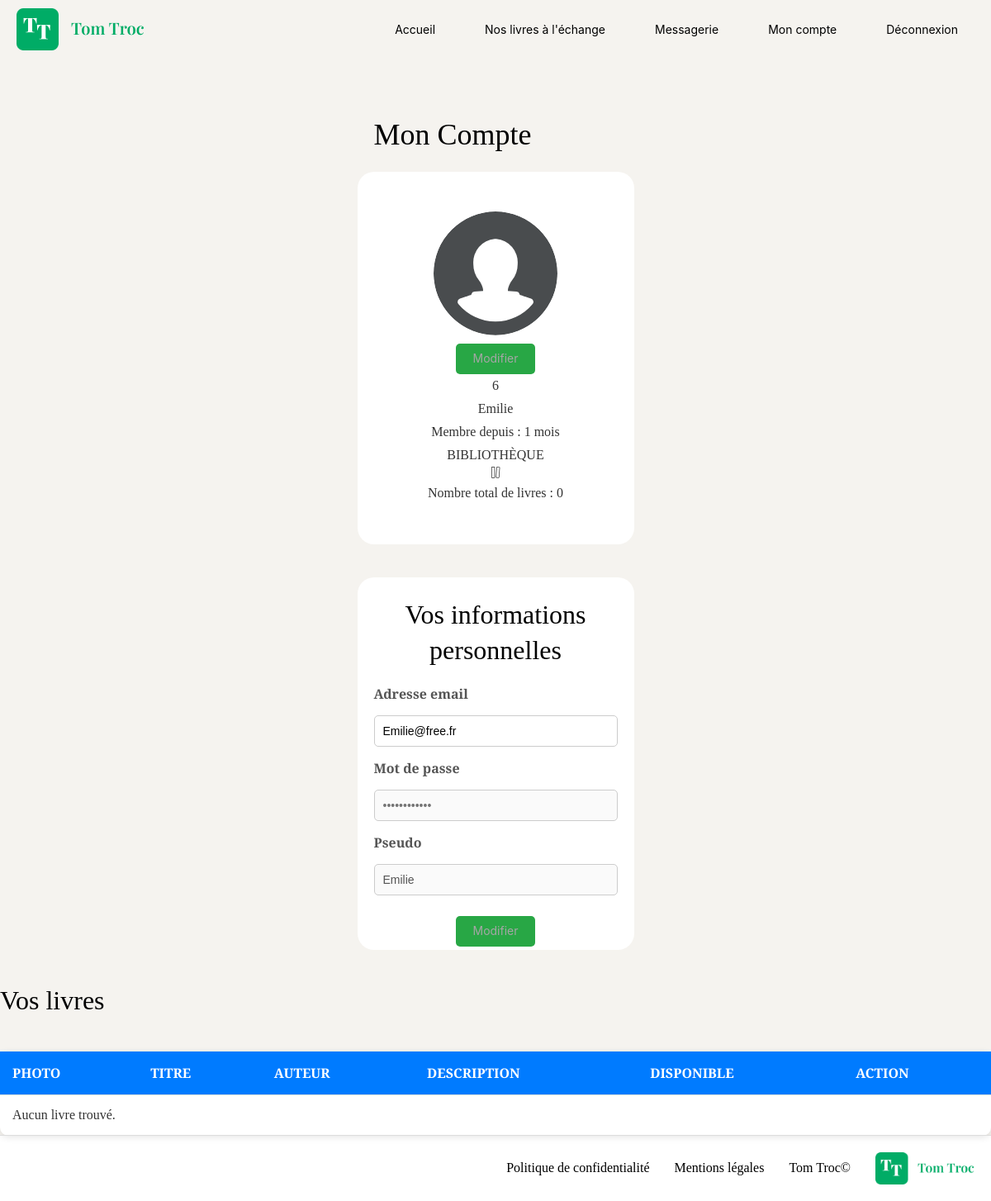
The app's page /index.php?action=myAccount (signed in), older data.
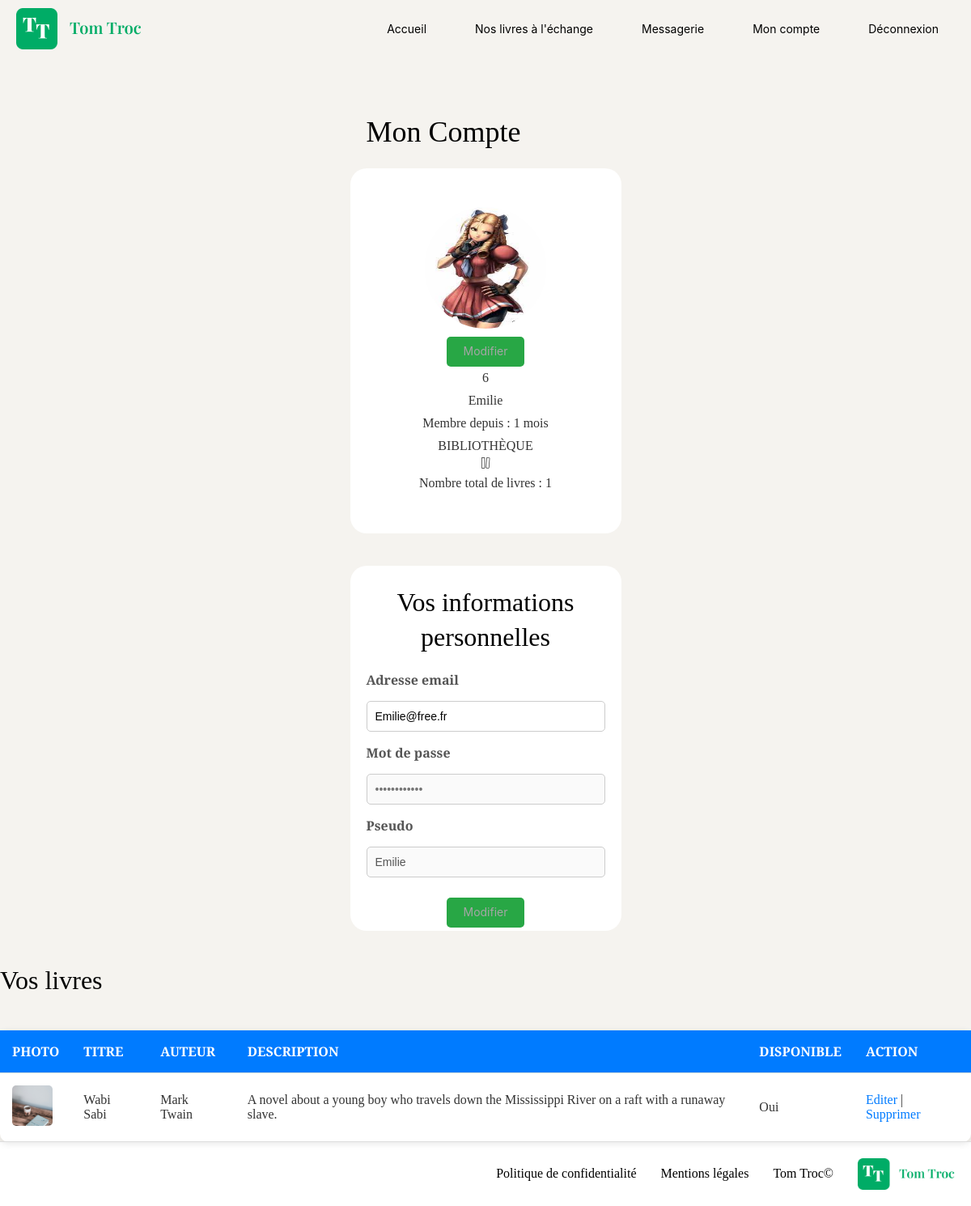
The same page, newer data.
### tables this page shows
CREATE TABLE IF NOT EXISTS `book` (
  `id` int NOT NULL AUTO_INCREMENT,
  `title` varchar(255) NOT NULL,
  `author` varchar(255) NOT NULL,
  `img` varchar(255) NOT NULL,
  `description` text NOT NULL,
  `createdAt` timestamp NOT NULL DEFAULT CURRENT_TIMESTAMP,
  `updatedAt` timestamp NULL DEFAULT CURRENT_TIMESTAMP,
  `available` tinyint(1) NOT NULL,
  `user_id` int DEFAULT NULL,
  PRIMARY KEY (`id`),
  KEY `fk_user` (`user_id`)
);

### views/View.php (called while the page is built, shortened)
<?php
class View
{
    public function render(string $viewName, array $params = []): void
    {
        $viewPath = $this->buildViewPath($viewName);
        $description = $this->_renderViewFromTemplate($viewPath, $params);
        require(MAIN_VIEW_PATH);
    }
    private function _renderViewFromTemplate(string $viewPath, array $params = []): string
    {
        if (file_exists($viewPath)) {
            extract($params);
            require($viewPath);
            return ob_get_clean();
        } else {
            throw new Exception("La vue '$viewPath' est introuvable.");
        }
    }
    private function buildViewPath(string $viewName): string
    {
        return TEMPLATE_VIEW_PATH . $viewName . '.php';
    }
}

### controllers/UserController.php (called while the page is built, shortened)
<?php
class UserController
{
    public function showMyAccount(): void
    {
        $userId = $_SESSION['user']['id'];
        $bookManager = new BookManager();
        $books = $bookManager->getAllBooksByUserId($userId);
        $totalBooks = $bookManager->countUserBooks($userId);
        $this->renderView('myAccount', "Mon Compte", [
            'user' => (array)$_SESSION['user'],
            'books' => $books,
            'totalBooks' => $totalBooks
        ]);
    }
    private function renderView(string $viewName, string $pageTitle, array $data = []): void
    {
        $view = new View($pageTitle);
        $view->render($viewName, $data);
    }
}

### index.php (called while the page is built, shortened)
<?php
$action = Utils::request('action', 'home');
try {
    $userController = new UserController();
    switch ($action) {
        case 'myAccount':
            $userController->showMyAccount();
            break;
    }
} catch (Exception $e) {
    error_log("Exception capturée : " . $e->getMessage());
    $errorView = new View('Erreur');
    $errorView->render('errorPage', ['errorMessage' => $e->getMessage()]);
}

### models/DBmanager.php (called while the page is built, shortened)
<?php
class DBManager
{
    private static $instance;
    private $db;
    private function __construct()
    {
        $this->db = new PDO('mysql:host=' . DB_HOST . ';dbname=' . DB_NAME . ';charset=utf8', DB_USER, DB_PASS);
        $this->db->setAttribute(PDO::ATTR_ERRMODE, PDO::ERRMODE_EXCEPTION);
        $this->db->setAttribute(PDO::ATTR_DEFAULT_FETCH_MODE, PDO::FETCH_ASSOC);
    }
    public static function getInstance() : DBManager
    {
        if (!self::$instance) {
            self::$instance = new DBManager();
        }
        return self::$instance;
    }
    public function query(string $sql, ?array $params = null) : PDOStatement
    {
        if ($params == null) {
            $query = $this->db->query($sql);
        } else {
            $query = $this->db->prepare($sql);
            $query->execute($params);
        }
        return $query;
    }
}

### models/BookManager.php (called while the page is built, shortened)
<?php
class bookManager extends AbstractEntityManager
{
    public function getAllBooksByUserId(int $userId): array
    {
        $sql = "SELECT * FROM book WHERE user_id = :id_user";
        $result = $this->db->query($sql, ['id_user' => $userId]);
        $books = [];
        while ($book = $result->fetch()) {
            $books[] = new Book($book);
        }
        return $books;
    }
    public function countUserBooks(int $userId): int
    {
        $sql = "SELECT COUNT(*) as total_books FROM book";
        $params = [];
        $criteria = ['user_id' => $userId];
        if (!empty($criteria)) {
            $conditions = [];
            foreach ($criteria as $key => $value) {
                $conditions[] = "$key = :$key";
                $params[$key] = $value;
            }
            $sql .= " WHERE " . implode(" AND ", $conditions);
        }
        $stmt = $this->db->query($sql, $params);
        $result = $stmt->fetch();
        return $result['total_books'];
    }
}

### models/AbstractEntity.php (called while the page is built, shortened)
<?php
abstract class AbstractEntity
{
    protected function hydrate(array $data) : void
    {
        foreach ($data as $key => $value) {
            $method = 'set' . str_replace('_', '', ucwords($key, '_'));
        }
    }
}

### models/Book.php (called while the page is built, shortened)
<?php
class Book extends AbstractEntity
{
    protected int $id;
    private string $title = "";
    private string $author = "";
    private ?string $img = null;
    private string $description = "";
    private bool $available = true;
    public function getId(): int
    {
        return $this->id;
    }
    public function setId(int $id): void
    {
        $this->id = $id;
    }
    public function setTitle(string $title): void
    {
        $this->title = $title;
    }
    public function getTitle(): string
    {
        return $this->title;
    }
    public function setAuthor(string $author): void
    {
        $this->author = $author;
    }
    public function getAuthor(): string
    {
        return $this->author;
    }
    public function setImg(?string $img): void
    {
        $this->img = $img;
    }
    public function getImg(): ?string
    {
        return $this->img;
    }
    public function setDescription(string $description): void
    {
        $this->description = $description;
    }
    public function getDescription(int $length = -1): string
    {
        return $this->description;
    }
    public function setAvailable(bool $available): void
    {
        $this->available = $available;
    }
    public function isAvailable(): bool
    {
        return $this->available;
    }
    public function setCreatedAt(string|DateTime $createdAt, string $format = 'Y-m-d H:i:s'): void
    {
        if (is_string($createdAt)) {
            $createdAt = DateTime::createFromFormat($format, $createdAt);
        }
    }
}

### views/templates/myAccount.php (the view, shortened to what this page needs)
<div class="account-container">
    <h1>Mon Compte</h1>
    <div class="account-sections">
        <div class="account-card">
            <div class="account-profile">
                <?php if (($user['profilePicture']) && !empty($user['profilePicture'])) : ?>
                    <img src="<?= $user['profilePicture'] ?>" alt="Photo de profil">
                <?php else : ?>
                    <img src="/assets/img/users/profile-default.svg" alt="Photo par défaut">
                <?php endif; ?>
                <form id="profilePictureForm" action="index.php?action=updateProfilePicture" method="post" enctype="multipart/form-data">
                    <button type="button" id="changePictureButton">Modifier</button>
                </form>
            </div>
            <p><?= ($user['id']) ?> </p>
            <p><?= ($user['username']) ?></p>
            <?php
            $createdAt = new DateTime($user['createdAt']);
            $now = new DateTime();
            $diff = $createdAt->diff($now);
            $memberSince = '';
            if ($diff->m > 0) {
                $memberSince .= $diff->m . ' ' . ($diff->m > 1 ? 'mois' : 'mois');
            }
            ?>
            <p>Membre depuis : <?= ($memberSince) ?></p>
            <p>BIBLIOTHÈQUE</p>
            <div class="library-info">
                <img src="/assets/img/icon_books.svg" alt="Icône de livres">
                <p>Nombre total de livres : <?= ($totalBooks) ?></p>
            </div>
        </div>
    </div>
    <div class="account-card">
        <h2>Vos informations personnelles</h2>
        <form action="index.php?action=editUser" method="post">
            <label for="email">Adresse email</label>
            <input type="email" id="email" name="email" value="<?= ($user['email']) ?>" required>
            <label for="password">Mot de passe</label>
            <input type="password" id="password" name="password" placeholder="••••••••••••" disabled>
            <label for="username">Pseudo</label>
            <input type="text" id="username" name="username" value="<?= ($user['username']) ?>" disabled required>
            <button type="button" id="editButton">Modifier</button>
        </form>
    </div>
</div>
<h2>Vos livres</h2>
<table class="table-books">
    <thead>
        <tr>
            <th>Photo</th>
            <th>Titre</th>
            <th>Auteur</th>
            <th>Description</th>
            <th>Disponible</th>
            <th>Action</th>
        </tr>
    </thead>
    <tbody>
        <?php if (!empty($books)) : ?>
            <?php foreach ($books as $book) : ?>
                <tr>
                    <td><img src="<?= ($book->getImg()) ?>" alt="Photo du livre" width="50"></td>
                    <td><?= ($book->getTitle()) ?></td>
                    <td><?= ($book->getAuthor()) ?></td>
                    <td><?= ($book->getDescription()) ?></td>
                    <td><?= ($book->isAvailable() ? 'Oui' : 'Non') ?></td>
                    <td>
                        <a href="index.php?action=editBook&id=<?= (int)$book->getId() ?>">Editer</a> |
                        <a href="index.php?action=deleteBook&id=<?= (int)$book->getId() ?>" onclick="return confirm('Êtes-vous sûr de vouloir supprimer ce livre ?')">Supprimer</a>
                    </td>
                </tr>
            <?php endforeach; ?>
        <?php else : ?>
            <tr>
                <td colspan="6">Aucun livre trouvé.</td>
            </tr>
        <?php endif; ?>
    </tbody>
</table>

### views/templates/main.php (shortened to what this page needs)
<!DOCTYPE html>
<html lang="fr">
<head>
    <link rel="stylesheet" href="../../assets/css/style.css">
</head>
<body>
    <?php include 'include/header.php'; ?>
    <main>
        <?= $description  ?>
    </main>
    <?php include 'include/footer.php'; ?>
</body>
</html>

### views/templates/include/header.php (shortened to what this page needs)
<header>
    <nav class="main-nav">
        <div class="nav-wrapper">
            <a href="index.php" class="logo-link">
                <img src="../../../assets/img/logo_tom_troc.png" alt="logo_tom_troc" class="logo-image">
            </a>
            <div class="menu">
                <div class="nav-group nav-group--left">
                    <a href="index.php?action=home" class="nav-link">Accueil</a>
                    <a href="index.php?action=books" class="nav-link">Nos livres à l'échange</a>
                </div>
                <div class="nav-group nav-group--right">
                    <a href="index.php?action=showMessaging" class="nav-link">Messagerie</a>
                    <a href="index.php?action=myAccount" class="nav-link">Mon compte</a>
                    <?php if (isset($_SESSION['user'])) { ?>
                        <a href="index.php?action=disconnectUser" class="nav-link">Déconnexion</a>
                    <?php } else { ?>
                        <a href="index.php?action=connectionForm" class="nav-link">Connexion</a>
                    <?php } ?>
                </div>
            </div>
        </div>
    </nav>
</header>

### views/templates/include/footer.php
<footer>
    <a href="index.php?action=privacy">Politique de confidentialité</a>
    <a href="index.php?action=legal">Mentions légales</a>
    <a href="index.php">Tom Troc©</a>
    <img src="../../../assets/img/logo_tom_troc.png" alt="logo_tom_troc">
</footer>

### assets/css/style.css (style rules this page uses)
* { margin: 0; padding: 0; box-sizing: border-box; }
:root { --backgroundColor: #F5F3EF; --titleColor: #000000; --textColor: #000000; --buttonDefaultColor: #00AC66; --headerColor: #000; --headerPaleColor: #ccc; --hamburgerColor: #A6A6A6; --PaleColor: white; --quoteColor: #aaa; --dateColor: #888; }
body { font-family: 'Playfair Display'; background-color: var(--backgroundColor); }
h1 { margin: 20px; font-size: 36px; font-weight: 400; line-height: 47.99px; color: var(--titleColor); }
h2 { margin: 20px 0; font-size: 32px; font-weight: 400; line-height: 42.66px; color: var(--headerColor); }
a { text-decoration: none; color: inherit; }
header { display: flex; flex-direction: column; width: 100%; padding: 10px 20px; background-color: var(--backgroundColor); }
main { display: flex; flex-direction: column; }
.main-nav { height: 80px; background-color: var(--backgroundColor); position: relative; }
.nav-wrapper { display: flex; width: 100%; align-items: center; justify-content: space-between; position: relative; }
.logo-link { display: flex; align-items: center; }
.logo-image { width: 155px; height: 51px; }
.menu { display: none; flex-direction: column; background-color: var(--buttonDefaultColor); }
.nav-group { display: flex; flex-direction: column; }
.nav-link { font-family: 'Inter'; font-size: 12px; text-align: left; color: var(--textColor); padding: 10px 20px; }
.account-container { padding: 20px; max-width: 1200px; margin: 0 auto; border-radius: 10px; }
.account-sections { display: flex; flex-direction: row; justify-content: center; gap: 20px; margin-bottom: 40px; }
.account-card { display: flex; justify-content: center; width: 335px; height: 451px; background-color: #ffffff; padding: 20px; border-radius: 20px; text-align: center; flex-direction: column; }
.account-profile img { border-radius: 50%; width: 150px; height: 150px; }
.account-profile { display: flex; justify-content: center; flex-direction: column; align-items: center; }
.account-card button { margin-top: 10px; color: #A6A6A6; border: none; padding: 10px 20px; border-radius: 5px; cursor: pointer; font-family: Inter; font-size: 14px; font-weight: 400; line-height: 16.94px; text-align: center; }
.account-card p { margin: 5px 0; color: #333; }
form { display: flex; flex-direction: column; gap: 15px; text-align: left; }
form label { font-weight: bold; color: #555; }
form input[type="email"], form input[type="password"], form input[type="text"] { width: 100%; padding: 10px; border: 1px solid #ccc; border-radius: 5px; font-size: 14px; }
form button { align-self: center; background-color: #28a745; color: white; border: none; padding: 10px 20px; border-radius: 5px; cursor: pointer; transition: background-color 0.3s; font-size: 16px; }
.table-books { width: 100%; border-collapse: collapse; margin-top: 20px; background-color: white; box-shadow: 0 2px 8px rgba(0, 0, 0, 0.1); border-radius: 10px; }
.table-books th, .table-books td { padding: 15px; text-align: left; border-bottom: 1px solid #ddd; }
.table-books th { background-color: #007bff; color: white; text-transform: uppercase; }
.table-books td { color: #333; }
.table-books img { width: 50px; height: 50px; object-fit: cover; border-radius: 5px; }
.table-books a { color: #007bff; text-decoration: none; transition: color 0.3s; }
footer { display: flex; flex-direction: column; align-items: center; padding: 20px; color: black; background-color: var(--PaleColor); gap: 10px; }
footer a, footer img { margin-bottom: 0; margin-right: 20px; }
footer img { width: 120px; height: auto; }
@media (min-width: 768px) { .menu { display: flex; flex-direction: row; justify-content: space-between; background-color: var(--backgroundColor); } }
@media (min-width: 768px) { .nav-group { flex-direction: row; padding: 0; } }
@media (min-width: 768px) { .nav-group--left { margin-left: 4px; } }
@media (min-width: 768px) { .nav-group--right { margin-left: auto; } }
@media (min-width: 768px) { .nav-link { font-size: 14px; margin-left: 20px; } }
@media (min-width: 768px) { footer { flex-direction: row; justify-content: flex-end; align-items: center; } }
@media (min-width: 768px) { footer a, footer img { margin-bottom: 0; margin-right: 20px; } }
@media (min-width: 768px) { footer a:last-child, footer img:last-child { margin-right: 0; } }

Row changes from the older to the newer data that the page shows:
added book: img (picture), title "Wabi Sabi", author "Mark Twain", description "A novel about a young boy who travels down the Mississippi River on a raft with a runaway slave.", available "Oui"
Text that changed along with them:
$totalBooks: "0" → "1"
text no longer shown: "Aucun livre trouvé."
